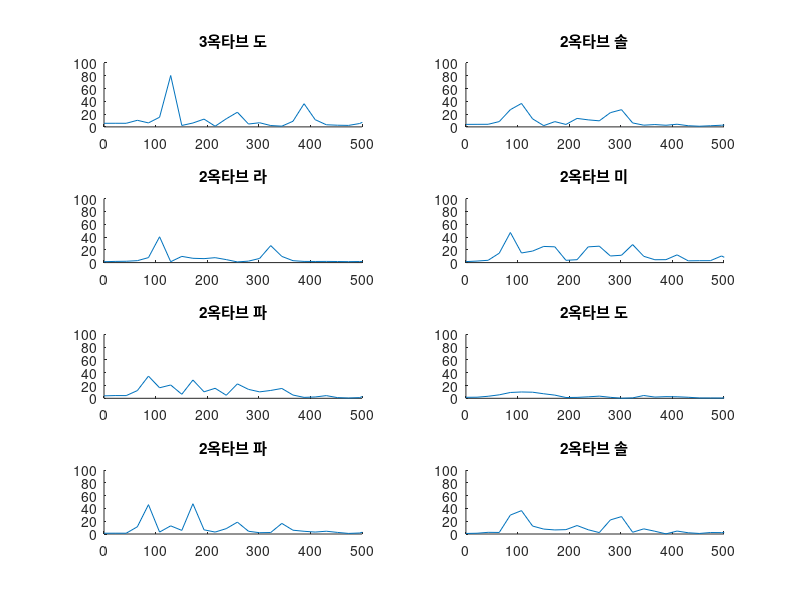

Source code (MATLAB):
%% Load Notes

% Read Note data is brushed from cannon_sample.wav
% Load ALL those Notes

% First Row contains index, So seconds rows are imported
note1 = load('Note1.mat').Note1(:,2);
note2 = load('Note2.mat').Note2(:,2);
note3 = load('Note3.mat').Note3(:,2);
note4 = load('Note4.mat').Note4(:,2);
note5 = load('Note5.mat').Note5(:,2);
note6 = load('Note6.mat').Note6(:,2);
note7 = load('Note7.mat').Note7(:,2);
note8 = load('Note8.mat').Note8(:,2);


%% 

fs = 44100;
fft_size = 2^11;

% sound(note1, fs);
sound(note2, fs);
% sound(note3, fs);
% sound(note4, fs);
% sound(note5, fs);
% sound(note6, fs);
% sound(note7, fs);
% sound(note8, fs);

x_step = ((1:1:fft_size) - 1) / fft_size * fs;

% fft_note1 = my_fft(note1, fft_size);
% fft_note2 = my_fft(note2, fft_size);
% fft_note3 = my_fft(note3, fft_size);
% fft_note4 = my_fft(note4, fft_size);
% fft_note5 = my_fft(note5, fft_size);
% fft_note6 = my_fft(note6, fft_size);
% fft_note7 = my_fft(note7, fft_size);
% fft_note8 = my_fft(note8, fft_size);

fft_note1 = abs(fft(note1, fft_size));
fft_note2 = abs(fft(note2, fft_size));
fft_note3 = abs(fft(note3, fft_size));
fft_note4 = abs(fft(note4, fft_size));
fft_note5 = abs(fft(note5, fft_size));
fft_note6 = abs(fft(note6, fft_size));
fft_note7 = abs(fft(note7, fft_size));
fft_note8 = abs(fft(note8, fft_size));



%% Plotting

subplot(4, 2, 1)
axis([0 500 0 100])
hold on
title("3옥타브 도")
plot(x_step, fft_note1)

subplot(4, 2, 2)
axis([0 500 0 100])
hold on
title("2옥타브 솔")
plot(x_step, fft_note2)

subplot(4, 2, 3)
axis([0 500 0 100])
hold on
title("2옥타브 라")
plot(x_step, fft_note3)

subplot(4, 2, 4)
axis([0 500 0 100])
hold on
title("2옥타브 미")
plot(x_step, fft_note4)

subplot(4, 2, 5)
axis([0 500 0 100])
hold on
title("2옥타브 파")
plot(x_step, fft_note5)

subplot(4, 2, 6)
axis([0 500 0 100])
hold on
title("2옥타브 도")
plot(x_step, fft_note6)

subplot(4, 2, 7)
axis([0 500 0 100])
hold on
title("2옥타브 파")
plot(x_step, fft_note7)

subplot(4, 2, 8)
axis([0 500 0 100])
hold on
title("2옥타브 솔")
plot(x_step, fft_note8)

%% 

function fft_result = my_fft(x, fft_size)
% my_fft - Input: sinal / fft size / sampling frequency
%
% Syntax: fft_result = my_fft(x, N)
%
% simple function for plotting FFT results

    fft_result = abs(fft(x, fft_size));

end